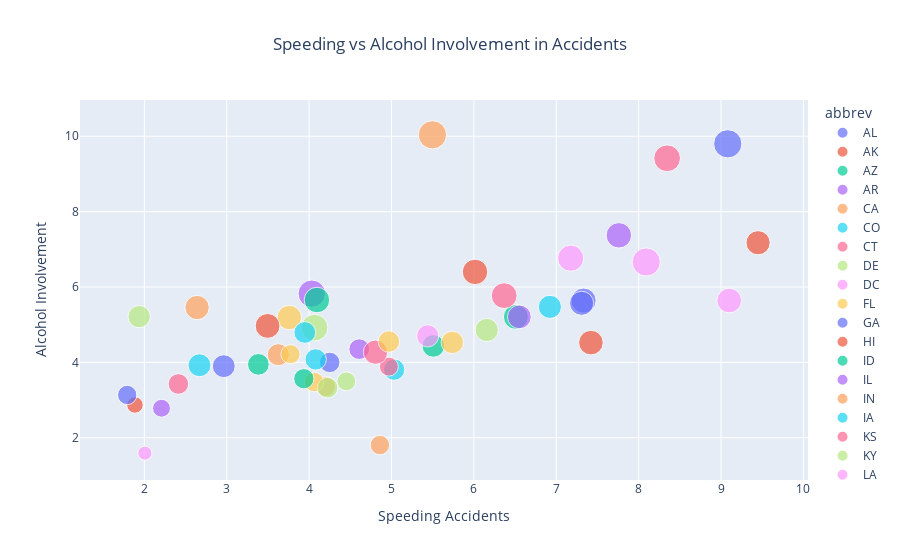

The code cell stored with this chart in its notebook:
### Code cell
#Alcohol vs Speeding
fig = px.scatter(df, x = 'speeding', y = 'alcohol',
                 color='abbrev',
                 size = 'total',
                 title='Speeding vs Alcohol Involvement in Accidents',
                 labels={'speeding': 'Speeding Accidents', 'alcohol': 'Alcohol Involvement'},
                 )
fig.update_layout(title={'x':0.5})
fig.show()

### Figure 1 — Plotly figure (JSON) as saved in the notebook; plotly's stock layout.template omitted (floating-point values rounded to 4 significant figures)
{"data": [{"hovertemplate": "abbrev=AL<br>Speeding Accidents=%{x}<br>Alcohol Involvement=%{y}<br>total=%{marker.size}<extra></extra>", "legendgroup": "AL", "marker": {"color": "#636efa", "size": [18.8], "sizemode": "area", "sizeref": 0.05975, "symbol": "circle"}, "mode": "markers", "name": "AL", "orientation": "v", "showlegend": true, "type": "scatter", "x": [7.332], "xaxis": "x", "y": [5.64], "yaxis": "y"}, {"hovertemplate": "abbrev=AK<br>Speeding Accidents=%{x}<br>Alcohol Involvement=%{y}<br>total=%{marker.size}<extra></extra>", "legendgroup": "AK", "marker": {"color": "#EF553B", "size": [18.1], "sizemode": "area", "sizeref": 0.05975, "symbol": "circle"}, "mode": "markers", "name": "AK", "orientation": "v", "showlegend": true, "type": "scatter", "x": [7.421], "xaxis": "x", "y": [4.525], "yaxis": "y"}, {"hovertemplate": "abbrev=AZ<br>Speeding Accidents=%{x}<br>Alcohol Involvement=%{y}<br>total=%{marker.size}<extra></extra>", "legendgroup": "AZ", "marker": {"color": "#00cc96", "size": [18.6], "sizemode": "area", "sizeref": 0.05975, "symbol": "circle"}, "mode": "markers", "name": "AZ", "orientation": "v", "showlegend": true, "type": "scatter", "x": [6.51], "xaxis": "x", "y": [5.208], "yaxis": "y"}, {"hovertemplate": "abbrev=AR<br>Speeding Accidents=%{x}<br>Alcohol Involvement=%{y}<br>total=%{marker.size}<extra></extra>", "legendgroup": "AR", "marker": {"color": "#ab63fa", "size": [22.4], "sizemode": "area", "sizeref": 0.05975, "symbol": "circle"}, "mode": "markers", "name": "AR", "orientation": "v", "showlegend": true, "type": "scatter", "x": [4.032], "xaxis": "x", "y": [5.824], "yaxis": "y"}, {"hovertemplate": "abbrev=CA<br>Speeding Accidents=%{x}<br>Alcohol Involvement=%{y}<br>total=%{marker.size}<extra></extra>", "legendgroup": "CA", "marker": {"color": "#FFA15A", "size": [12.0], "sizemode": "area", "sizeref": 0.05975, "symbol": "circle"}, "mode": "markers", "name": "CA", "orientation": "v", "showlegend": true, "type": "scatter", "x": [4.2], "xaxis": "x", "y": [3.36], "yaxis": "y"}, {"hovertemplate": "abbrev=CO<br>Speeding Accidents=%{x}<br>Alcohol Involvement=%{y}<br>total=%{marker.size}<extra></extra>", "legendgroup": "CO", "marker": {"color": "#19d3f3", "size": [13.6], "sizemode": "area", "sizeref": 0.05975, "symbol": "circle"}, "mode": "markers", "name": "CO", "orientation": "v", "showlegend": true, "type": "scatter", "x": [5.032], "xaxis": "x", "y": [3.808], "yaxis": "y"}, {"hovertemplate": "abbrev=CT<br>Speeding Accidents=%{x}<br>Alcohol Involvement=%{y}<br>total=%{marker.size}<extra></extra>", "legendgroup": "CT", "marker": {"color": "#FF6692", "size": [10.8], "sizemode": "area", "sizeref": 0.05975, "symbol": "circle"}, "mode": "markers", "name": "CT", "orientation": "v", "showlegend": true, "type": "scatter", "x": [4.968], "xaxis": "x", "y": [3.888], "yaxis": "y"}, {"hovertemplate": "abbrev=DE<br>Speeding Accidents=%{x}<br>Alcohol Involvement=%{y}<br>total=%{marker.size}<extra></extra>", "legendgroup": "DE", "marker": {"color": "#B6E880", "size": [16.2], "sizemode": "area", "sizeref": 0.05975, "symbol": "circle"}, "mode": "markers", "name": "DE", "orientation": "v", "showlegend": true, "type": "scatter", "x": [6.156], "xaxis": "x", "y": [4.86], "yaxis": "y"}, {"hovertemplate": "abbrev=DC<br>Speeding Accidents=%{x}<br>Alcohol Involvement=%{y}<br>total=%{marker.size}<extra></extra>", "legendgroup": "DC", "marker": {"color": "#FF97FF", "size": [5.9], "sizemode": "area", "sizeref": 0.05975, "symbol": "circle"}, "mode": "markers", "name": "DC", "orientation": "v", "showlegend": true, "type": "scatter", "x": [2.006], "xaxis": "x", "y": [1.593], "yaxis": "y"}, {"hovertemplate": "abbrev=FL<br>Speeding Accidents=%{x}<br>Alcohol Involvement=%{y}<br>total=%{marker.size}<extra></extra>", "legendgroup": "FL", "marker": {"color": "#FECB52", "size": [17.9], "sizemode": "area", "sizeref": 0.05975, "symbol": "circle"}, "mode": "markers", "name": "FL", "orientation": "v", "showlegend": true, "type": "scatter", "x": [3.759], "xaxis": "x", "y": [5.191], "yaxis": "y"}, {"hovertemplate": "abbrev=GA<br>Speeding Accidents=%{x}<br>Alcohol Involvement=%{y}<br>total=%{marker.size}<extra></extra>", "legendgroup": "GA", "marker": {"color": "#636efa", "size": [15.6], "sizemode": "area", "sizeref": 0.05975, "symbol": "circle"}, "mode": "markers", "name": "GA", "orientation": "v", "showlegend": true, "type": "scatter", "x": [2.964], "xaxis": "x", "y": [3.9], "yaxis": "y"}, {"hovertemplate": "abbrev=HI<br>Speeding Accidents=%{x}<br>Alcohol Involvement=%{y}<br>total=%{marker.size}<extra></extra>", "legendgroup": "HI", "marker": {"color": "#EF553B", "size": [17.5], "sizemode": "area", "sizeref": 0.05975, "symbol": "circle"}, "mode": "markers", "name": "HI", "orientation": "v", "showlegend": true, "type": "scatter", "x": [9.45], "xaxis": "x", "y": [7.175], "yaxis": "y"}, {"hovertemplate": "abbrev=ID<br>Speeding Accidents=%{x}<br>Alcohol Involvement=%{y}<br>total=%{marker.size}<extra></extra>", "legendgroup": "ID", "marker": {"color": "#00cc96", "size": [15.3], "sizemode": "area", "sizeref": 0.05975, "symbol": "circle"}, "mode": "markers", "name": "ID", "orientation": "v", "showlegend": true, "type": "scatter", "x": [5.508], "xaxis": "x", "y": [4.437], "yaxis": "y"}, {"hovertemplate": "abbrev=IL<br>Speeding Accidents=%{x}<br>Alcohol Involvement=%{y}<br>total=%{marker.size}<extra></extra>", "legendgroup": "IL", "marker": {"color": "#ab63fa", "size": [12.8], "sizemode": "area", "sizeref": 0.05975, "symbol": "circle"}, "mode": "markers", "name": "IL", "orientation": "v", "showlegend": true, "type": "scatter", "x": [4.608], "xaxis": "x", "y": [4.352], "yaxis": "y"}, {"hovertemplate": "abbrev=IN<br>Speeding Accidents=%{x}<br>Alcohol Involvement=%{y}<br>total=%{marker.size}<extra></extra>", "legendgroup": "IN", "marker": {"color": "#FFA15A", "size": [14.5], "sizemode": "area", "sizeref": 0.05975, "symbol": "circle"}, "mode": "markers", "name": "IN", "orientation": "v", "showlegend": true, "type": "scatter", "x": [3.625], "xaxis": "x", "y": [4.205], "yaxis": "y"}, {"hovertemplate": "abbrev=IA<br>Speeding Accidents=%{x}<br>Alcohol Involvement=%{y}<br>total=%{marker.size}<extra></extra>", "legendgroup": "IA", "marker": {"color": "#19d3f3", "size": [15.7], "sizemode": "area", "sizeref": 0.05975, "symbol": "circle"}, "mode": "markers", "name": "IA", "orientation": "v", "showlegend": true, "type": "scatter", "x": [2.669], "xaxis": "x", "y": [3.925], "yaxis": "y"}, {"hovertemplate": "abbrev=KS<br>Speeding Accidents=%{x}<br>Alcohol Involvement=%{y}<br>total=%{marker.size}<extra></extra>", "legendgroup": "KS", "marker": {"color": "#FF6692", "size": [17.8], "sizemode": "area", "sizeref": 0.05975, "symbol": "circle"}, "mode": "markers", "name": "KS", "orientation": "v", "showlegend": true, "type": "scatter", "x": [4.806], "xaxis": "x", "y": [4.272], "yaxis": "y"}, {"hovertemplate": "abbrev=KY<br>Speeding Accidents=%{x}<br>Alcohol Involvement=%{y}<br>total=%{marker.size}<extra></extra>", "legendgroup": "KY", "marker": {"color": "#B6E880", "size": [21.4], "sizemode": "area", "sizeref": 0.05975, "symbol": "circle"}, "mode": "markers", "name": "KY", "orientation": "v", "showlegend": true, "type": "scatter", "x": [4.066], "xaxis": "x", "y": [4.922], "yaxis": "y"}, {"hovertemplate": "abbrev=LA<br>Speeding Accidents=%{x}<br>Alcohol Involvement=%{y}<br>total=%{marker.size}<extra></extra>", "legendgroup": "LA", "marker": {"color": "#FF97FF", "size": [20.5], "sizemode": "area", "sizeref": 0.05975, "symbol": "circle"}, "mode": "markers", "name": "LA", "orientation": "v", "showlegend": true, "type": "scatter", "x": [7.175], "xaxis": "x", "y": [6.765], "yaxis": "y"}, {"hovertemplate": "abbrev=ME<br>Speeding Accidents=%{x}<br>Alcohol Involvement=%{y}<br>total=%{marker.size}<extra></extra>", "legendgroup": "ME", "marker": {"color": "#FECB52", "size": [15.1], "sizemode": "area", "sizeref": 0.05975, "symbol": "circle"}, "mode": "markers", "name": "ME", "orientation": "v", "showlegend": true, "type": "scatter", "x": [5.738], "xaxis": "x", "y": [4.53], "yaxis": "y"}, {"hovertemplate": "abbrev=MD<br>Speeding Accidents=%{x}<br>Alcohol Involvement=%{y}<br>total=%{marker.size}<extra></extra>", "legendgroup": "MD", "marker": {"color": "#636efa", "size": [12.5], "sizemode": "area", "sizeref": 0.05975, "symbol": "circle"}, "mode": "markers", "name": "MD", "orientation": "v", "showlegend": true, "type": "scatter", "x": [4.25], "xaxis": "x", "y": [4.0], "yaxis": "y"}, {"hovertemplate": "abbrev=MA<br>Speeding Accidents=%{x}<br>Alcohol Involvement=%{y}<br>total=%{marker.size}<extra></extra>", "legendgroup": "MA", "marker": {"color": "#EF553B", "size": [8.2], "sizemode": "area", "sizeref": 0.05975, "symbol": "circle"}, "mode": "markers", "name": "MA", "orientation": "v", "showlegend": true, "type": "scatter", "x": [1.886], "xaxis": "x", "y": [2.87], "yaxis": "y"}, {"hovertemplate": "abbrev=MI<br>Speeding Accidents=%{x}<br>Alcohol Involvement=%{y}<br>total=%{marker.size}<extra></extra>", "legendgroup": "MI", "marker": {"color": "#00cc96", "size": [14.1], "sizemode": "area", "sizeref": 0.05975, "symbol": "circle"}, "mode": "markers", "name": "MI", "orientation": "v", "showlegend": true, "type": "scatter", "x": [3.384], "xaxis": "x", "y": [3.948], "yaxis": "y"}, {"hovertemplate": "abbrev=MN<br>Speeding Accidents=%{x}<br>Alcohol Involvement=%{y}<br>total=%{marker.size}<extra></extra>", "legendgroup": "MN", "marker": {"color": "#ab63fa", "size": [9.6], "sizemode": "area", "sizeref": 0.05975, "symbol": "circle"}, "mode": "markers", "name": "MN", "orientation": "v", "showlegend": true, "type": "scatter", "x": [2.208], "xaxis": "x", "y": [2.784], "yaxis": "y"}, {"hovertemplate": "abbrev=MS<br>Speeding Accidents=%{x}<br>Alcohol Involvement=%{y}<br>total=%{marker.size}<extra></extra>", "legendgroup": "MS", "marker": {"color": "#FFA15A", "size": [17.6], "sizemode": "area", "sizeref": 0.05975, "symbol": "circle"}, "mode": "markers", "name": "MS", "orientation": "v", "showlegend": true, "type": "scatter", "x": [2.64], "xaxis": "x", "y": [5.456], "yaxis": "y"}, {"hovertemplate": "abbrev=MO<br>Speeding Accidents=%{x}<br>Alcohol Involvement=%{y}<br>total=%{marker.size}<extra></extra>", "legendgroup": "MO", "marker": {"color": "#19d3f3", "size": [16.1], "sizemode": "area", "sizeref": 0.05975, "symbol": "circle"}, "mode": "markers", "name": "MO", "orientation": "v", "showlegend": true, "type": "scatter", "x": [6.923], "xaxis": "x", "y": [5.474], "yaxis": "y"}, {"hovertemplate": "abbrev=MT<br>Speeding Accidents=%{x}<br>Alcohol Involvement=%{y}<br>total=%{marker.size}<extra></extra>", "legendgroup": "MT", "marker": {"color": "#FF6692", "size": [21.4], "sizemode": "area", "sizeref": 0.05975, "symbol": "circle"}, "mode": "markers", "name": "MT", "orientation": "v", "showlegend": true, "type": "scatter", "x": [8.346], "xaxis": "x", "y": [9.416], "yaxis": "y"}, {"hovertemplate": "abbrev=NE<br>Speeding Accidents=%{x}<br>Alcohol Involvement=%{y}<br>total=%{marker.size}<extra></extra>", "legendgroup": "NE", "marker": {"color": "#B6E880", "size": [14.9], "sizemode": "area", "sizeref": 0.05975, "symbol": "circle"}, "mode": "markers", "name": "NE", "orientation": "v", "showlegend": true, "type": "scatter", "x": [1.937], "xaxis": "x", "y": [5.215], "yaxis": "y"}, {"hovertemplate": "abbrev=NV<br>Speeding Accidents=%{x}<br>Alcohol Involvement=%{y}<br>total=%{marker.size}<extra></extra>", "legendgroup": "NV", "marker": {"color": "#FF97FF", "size": [14.7], "sizemode": "area", "sizeref": 0.05975, "symbol": "circle"}, "mode": "markers", "name": "NV", "orientation": "v", "showlegend": true, "type": "scatter", "x": [5.439], "xaxis": "x", "y": [4.704], "yaxis": "y"}, {"hovertemplate": "abbrev=NH<br>Speeding Accidents=%{x}<br>Alcohol Involvement=%{y}<br>total=%{marker.size}<extra></extra>", "legendgroup": "NH", "marker": {"color": "#FECB52", "size": [11.6], "sizemode": "area", "sizeref": 0.05975, "symbol": "circle"}, "mode": "markers", "name": "NH", "orientation": "v", "showlegend": true, "type": "scatter", "x": [4.06], "xaxis": "x", "y": [3.48], "yaxis": "y"}, {"hovertemplate": "abbrev=NJ<br>Speeding Accidents=%{x}<br>Alcohol Involvement=%{y}<br>total=%{marker.size}<extra></extra>", "legendgroup": "NJ", "marker": {"color": "#636efa", "size": [11.2], "sizemode": "area", "sizeref": 0.05975, "symbol": "circle"}, "mode": "markers", "name": "NJ", "orientation": "v", "showlegend": true, "type": "scatter", "x": [1.792], "xaxis": "x", "y": [3.136], "yaxis": "y"}, {"hovertemplate": "abbrev=NM<br>Speeding Accidents=%{x}<br>Alcohol Involvement=%{y}<br>total=%{marker.size}<extra></extra>", "legendgroup": "NM", "marker": {"color": "#EF553B", "size": [18.4], "sizemode": "area", "sizeref": 0.05975, "symbol": "circle"}, "mode": "markers", "name": "NM", "orientation": "v", "showlegend": true, "type": "scatter", "x": [3.496], "xaxis": "x", "y": [4.968], "yaxis": "y"}, {"hovertemplate": "abbrev=NY<br>Speeding Accidents=%{x}<br>Alcohol Involvement=%{y}<br>total=%{marker.size}<extra></extra>", "legendgroup": "NY", "marker": {"color": "#00cc96", "size": [12.3], "sizemode": "area", "sizeref": 0.05975, "symbol": "circle"}, "mode": "markers", "name": "NY", "orientation": "v", "showlegend": true, "type": "scatter", "x": [3.936], "xaxis": "x", "y": [3.567], "yaxis": "y"}, {"hovertemplate": "abbrev=NC<br>Speeding Accidents=%{x}<br>Alcohol Involvement=%{y}<br>total=%{marker.size}<extra></extra>", "legendgroup": "NC", "marker": {"color": "#ab63fa", "size": [16.8], "sizemode": "area", "sizeref": 0.05975, "symbol": "circle"}, "mode": "markers", "name": "NC", "orientation": "v", "showlegend": true, "type": "scatter", "x": [6.552], "xaxis": "x", "y": [5.208], "yaxis": "y"}, {"hovertemplate": "abbrev=ND<br>Speeding Accidents=%{x}<br>Alcohol Involvement=%{y}<br>total=%{marker.size}<extra></extra>", "legendgroup": "ND", "marker": {"color": "#FFA15A", "size": [23.9], "sizemode": "area", "sizeref": 0.05975, "symbol": "circle"}, "mode": "markers", "name": "ND", "orientation": "v", "showlegend": true, "type": "scatter", "x": [5.497], "xaxis": "x", "y": [10.04], "yaxis": "y"}, {"hovertemplate": "abbrev=OH<br>Speeding Accidents=%{x}<br>Alcohol Involvement=%{y}<br>total=%{marker.size}<extra></extra>", "legendgroup": "OH", "marker": {"color": "#19d3f3", "size": [14.1], "sizemode": "area", "sizeref": 0.05975, "symbol": "circle"}, "mode": "markers", "name": "OH", "orientation": "v", "showlegend": true, "type": "scatter", "x": [3.948], "xaxis": "x", "y": [4.794], "yaxis": "y"}, {"hovertemplate": "abbrev=OK<br>Speeding Accidents=%{x}<br>Alcohol Involvement=%{y}<br>total=%{marker.size}<extra></extra>", "legendgroup": "OK", "marker": {"color": "#FF6692", "size": [19.9], "sizemode": "area", "sizeref": 0.05975, "symbol": "circle"}, "mode": "markers", "name": "OK", "orientation": "v", "showlegend": true, "type": "scatter", "x": [6.368], "xaxis": "x", "y": [5.771], "yaxis": "y"}, {"hovertemplate": "abbrev=OR<br>Speeding Accidents=%{x}<br>Alcohol Involvement=%{y}<br>total=%{marker.size}<extra></extra>", "legendgroup": "OR", "marker": {"color": "#B6E880", "size": [12.8], "sizemode": "area", "sizeref": 0.05975, "symbol": "circle"}, "mode": "markers", "name": "OR", "orientation": "v", "showlegend": true, "type": "scatter", "x": [4.224], "xaxis": "x", "y": [3.328], "yaxis": "y"}, {"hovertemplate": "abbrev=PA<br>Speeding Accidents=%{x}<br>Alcohol Involvement=%{y}<br>total=%{marker.size}<extra></extra>", "legendgroup": "PA", "marker": {"color": "#FF97FF", "size": [18.2], "sizemode": "area", "sizeref": 0.05975, "symbol": "circle"}, "mode": "markers", "name": "PA", "orientation": "v", "showlegend": true, "type": "scatter", "x": [9.1], "xaxis": "x", "y": [5.642], "yaxis": "y"}, {"hovertemplate": "abbrev=RI<br>Speeding Accidents=%{x}<br>Alcohol Involvement=%{y}<br>total=%{marker.size}<extra></extra>", "legendgroup": "RI", "marker": {"color": "#FECB52", "size": [11.1], "sizemode": "area", "sizeref": 0.05975, "symbol": "circle"}, "mode": "markers", "name": "RI", "orientation": "v", "showlegend": true, "type": "scatter", "x": [3.774], "xaxis": "x", "y": [4.218], "yaxis": "y"}, {"hovertemplate": "abbrev=SC<br>Speeding Accidents=%{x}<br>Alcohol Involvement=%{y}<br>total=%{marker.size}<extra></extra>", "legendgroup": "SC", "marker": {"color": "#636efa", "size": [23.9], "sizemode": "area", "sizeref": 0.05975, "symbol": "circle"}, "mode": "markers", "name": "SC", "orientation": "v", "showlegend": true, "type": "scatter", "x": [9.082], "xaxis": "x", "y": [9.799], "yaxis": "y"}, {"hovertemplate": "abbrev=SD<br>Speeding Accidents=%{x}<br>Alcohol Involvement=%{y}<br>total=%{marker.size}<extra></extra>", "legendgroup": "SD", "marker": {"color": "#EF553B", "size": [19.4], "sizemode": "area", "sizeref": 0.05975, "symbol": "circle"}, "mode": "markers", "name": "SD", "orientation": "v", "showlegend": true, "type": "scatter", "x": [6.014], "xaxis": "x", "y": [6.402], "yaxis": "y"}, {"hovertemplate": "abbrev=TN<br>Speeding Accidents=%{x}<br>Alcohol Involvement=%{y}<br>total=%{marker.size}<extra></extra>", "legendgroup": "TN", "marker": {"color": "#00cc96", "size": [19.5], "sizemode": "area", "sizeref": 0.05975, "symbol": "circle"}, "mode": "markers", "name": "TN", "orientation": "v", "showlegend": true, "type": "scatter", "x": [4.095], "xaxis": "x", "y": [5.655], "yaxis": "y"}, {"hovertemplate": "abbrev=TX<br>Speeding Accidents=%{x}<br>Alcohol Involvement=%{y}<br>total=%{marker.size}<extra></extra>", "legendgroup": "TX", "marker": {"color": "#ab63fa", "size": [19.4], "sizemode": "area", "sizeref": 0.05975, "symbol": "circle"}, "mode": "markers", "name": "TX", "orientation": "v", "showlegend": true, "type": "scatter", "x": [7.76], "xaxis": "x", "y": [7.372], "yaxis": "y"}, {"hovertemplate": "abbrev=UT<br>Speeding Accidents=%{x}<br>Alcohol Involvement=%{y}<br>total=%{marker.size}<extra></extra>", "legendgroup": "UT", "marker": {"color": "#FFA15A", "size": [11.3], "sizemode": "area", "sizeref": 0.05975, "symbol": "circle"}, "mode": "markers", "name": "UT", "orientation": "v", "showlegend": true, "type": "scatter", "x": [4.859], "xaxis": "x", "y": [1.808], "yaxis": "y"}, {"hovertemplate": "abbrev=VT<br>Speeding Accidents=%{x}<br>Alcohol Involvement=%{y}<br>total=%{marker.size}<extra></extra>", "legendgroup": "VT", "marker": {"color": "#19d3f3", "size": [13.6], "sizemode": "area", "sizeref": 0.05975, "symbol": "circle"}, "mode": "markers", "name": "VT", "orientation": "v", "showlegend": true, "type": "scatter", "x": [4.08], "xaxis": "x", "y": [4.08], "yaxis": "y"}, {"hovertemplate": "abbrev=VA<br>Speeding Accidents=%{x}<br>Alcohol Involvement=%{y}<br>total=%{marker.size}<extra></extra>", "legendgroup": "VA", "marker": {"color": "#FF6692", "size": [12.7], "sizemode": "area", "sizeref": 0.05975, "symbol": "circle"}, "mode": "markers", "name": "VA", "orientation": "v", "showlegend": true, "type": "scatter", "x": [2.413], "xaxis": "x", "y": [3.429], "yaxis": "y"}, {"hovertemplate": "abbrev=WA<br>Speeding Accidents=%{x}<br>Alcohol Involvement=%{y}<br>total=%{marker.size}<extra></extra>", "legendgroup": "WA", "marker": {"color": "#B6E880", "size": [10.6], "sizemode": "area", "sizeref": 0.05975, "symbol": "circle"}, "mode": "markers", "name": "WA", "orientation": "v", "showlegend": true, "type": "scatter", "x": [4.452], "xaxis": "x", "y": [3.498], "yaxis": "y"}, {"hovertemplate": "abbrev=WV<br>Speeding Accidents=%{x}<br>Alcohol Involvement=%{y}<br>total=%{marker.size}<extra></extra>", "legendgroup": "WV", "marker": {"color": "#FF97FF", "size": [23.8], "sizemode": "area", "sizeref": 0.05975, "symbol": "circle"}, "mode": "markers", "name": "WV", "orientation": "v", "showlegend": true, "type": "scatter", "x": [8.092], "xaxis": "x", "y": [6.664], "yaxis": "y"}, {"hovertemplate": "abbrev=WI<br>Speeding Accidents=%{x}<br>Alcohol Involvement=%{y}<br>total=%{marker.size}<extra></extra>", "legendgroup": "WI", "marker": {"color": "#FECB52", "size": [13.8], "sizemode": "area", "sizeref": 0.05975, "symbol": "circle"}, "mode": "markers", "name": "WI", "orientation": "v", "showlegend": true, "type": "scatter", "x": [4.968], "xaxis": "x", "y": [4.554], "yaxis": "y"}, {"hovertemplate": "abbrev=WY<br>Speeding Accidents=%{x}<br>Alcohol Involvement=%{y}<br>total=%{marker.size}<extra></extra>", "legendgroup": "WY", "marker": {"color": "#636efa", "size": [17.4], "sizemode": "area", "sizeref": 0.05975, "symbol": "circle"}, "mode": "markers", "name": "WY", "orientation": "v", "showlegend": true, "type": "scatter", "x": [7.308], "xaxis": "x", "y": [5.568], "yaxis": "y"}], "layout": {"legend": {"itemsizing": "constant", "title": {"text": "abbrev"}, "tracegroupgap": 0}, "title": {"text": "Speeding vs Alcohol Involvement in Accidents", "x": 0.5}, "xaxis": {"anchor": "y", "domain": [0, 1], "title": {"text": "Speeding Accidents"}}, "yaxis": {"anchor": "x", "domain": [0, 1], "title": {"text": "Alcohol Involvement"}}}}
